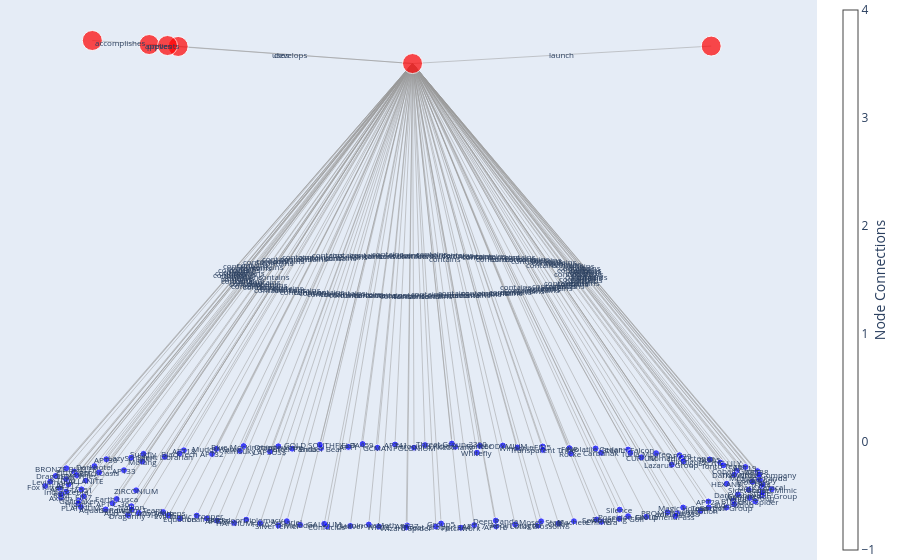

Notebook cell for this chart:
### Code cell
import networkx as nx
import plotly.graph_objects as go

# Create an empty directed graph
G = nx.DiGraph()

# Add nodes to the graph, each node representing a DataFrame
dfs = [mitre_attack_groups, mitre_campaigns, mitre_enterprise_mitigation,
       mitre_enterprise_tactics, mitre_enterprise_techniques, mitre_software]

for df in dfs:
    G.add_node(df.index.name, label=df.index.name, size=20)  # Using DataFrame index name as node label and setting size

# Establish relationships between nodes
# For example, connecting software and techniques, and attack_groups and software
G.add_edge('software', 'techniques', relationship='applies')
G.add_edge('attack_groups', 'software', relationship='develops')
G.add_edge('attack_groups', 'campaigns', relationship='launch')
G.add_edge('techniques', 'tactics', relationship='accomplishes')
G.add_edge('mitigation', 'techniques', relationship='prevents')
G.add_edge('attack_groups', 'techniques', relationship='uses')

# Add subnodes for 'attack_groups' based on the mitre_attack_groups DataFrame
attack_groups_df = mitre_attack_groups
for subnode in attack_groups_df.index:
    G.add_node(subnode, label=subnode, name=attack_groups_df.loc[subnode, 'Name'], size=7, color='blue')  # Setting size, color for subnodes
    G.add_edge('attack_groups', subnode, relationship='contains')

# Define node positions for the layout
pos = nx.spring_layout(G, seed=42)

# Decrease the distance between main nodes and subnodes
for subnode in attack_groups_df.index:
    pos[subnode][1] -= 10  # Adjust this value to control the distance

# Create edge trace
edge_x = []
edge_y = []
edge_text = []  # To store the relationship annotations
for edge in G.edges(data=True):
    x0, y0 = pos[edge[0]]
    x1, y1 = pos[edge[1]]
    edge_x += [x0, x1, None]
    edge_y += [y0, y1, None]
    edge_text.append(edge[2]['relationship'])  # Add the relationship annotation

edge_trace = go.Scatter(
    x=edge_x, y=edge_y,
    line=dict(width=0.5, color='#999'),
    hoverinfo='none',
    mode='lines')

# Create node trace
node_x = []
node_y = []
node_size = []
node_color = []
node_text = []  # To store the node labels
for node, pos_value in pos.items():
    x, y = pos_value
    node_x.append(x)
    node_y.append(y)
    size = G.nodes[node].get("size", 10)
    color = G.nodes[node].get("color", 'red')
    node_size.append(size)
    node_color.append(color)
    label = G.nodes[node].get("label", "")
    node_text.append(f'{label}')

# Add annotations for subnodes based on the 'Name' column in the DataFrame
annotations = []
for subnode in attack_groups_df.index:
    x, y = pos[subnode]
    name = G.nodes[subnode]['name']
    size = G.nodes[subnode].get("size", 10)
    color = G.nodes[subnode].get("color", 'red')
    node_size.append(size)
    node_color.append(color)
    node_text.append(f'{name}')
    annotations.append(dict(
        x=x,
        y=y,
        text=name,
        showarrow=False,
        font=dict(size=8)
    ))

node_trace = go.Scatter(
    x=node_x, y=node_y,
    mode='markers',
    hoverinfo='text',
    marker=dict(
        showscale=True,
        colorscale='Blues',  # Change the color scale to blue
        size=node_size,  # Set size based on node size
        color=node_color,  # Set color based on node color
        colorbar=dict(
            thickness=15,
            title='Node Connections',
            xanchor='left',
            titleside='right'
        )
    )
)

# Set node attributes
node_trace.text = node_text

# Create annotations for relationships
for edge, text in zip(G.edges(), edge_text):
    x0, y0 = pos[edge[0]]
    x1, y1 = pos[edge[1]]
    annotations.append(dict(
        x=(x0 + x1) / 2,
        y=(y0 + y1) / 2,
        text=text,
        showarrow=False,
        font=dict(size=8)
    ))

# Update layout to include annotations
layout = go.Layout(
    showlegend=False,
    hovermode='closest',
    margin=dict(b=0, l=0, r=0, t=0),
    xaxis=dict(showgrid=False, zeroline=False, showticklabels=False),
    yaxis=dict(showgrid=False, zeroline=False, showticklabels=False),
    annotations=annotations
)

# Create figure
fig = go.Figure(
    data=[edge_trace, node_trace],
    layout=layout
)

# Show the figure
fig.show()

### Figure 1 — Plotly figure (JSON) as saved in the notebook; plotly's stock layout.template omitted (floating-point values rounded to 4 significant figures; data arrays with more than 128 entries replaced by an {"elided": "..."} marker saying what was removed)
{"data": [{"hoverinfo": "none", "line": {"color": "#999", "width": 0.5}, "mode": "lines", "type": "scatter", "x": {"elided": "432 float values"}, "y": {"elided": "432 float values"}}, {"hoverinfo": "text", "marker": {"color": {"elided": "282 str values"}, "colorbar": {"thickness": 15, "title": {"side": "right", "text": "Node Connections"}, "xanchor": "left"}, "colorscale": [[0, "rgb(247,251,255)"], [0.125, "rgb(222,235,247)"], [0.25, "rgb(198,219,239)"], [0.375, "rgb(158,202,225)"], [0.5, "rgb(107,174,214)"], [0.625, "rgb(66,146,198)"], [0.75, "rgb(33,113,181)"], [0.875, "rgb(8,81,156)"], [1, "rgb(8,48,107)"]], "showscale": true, "size": {"elided": "282 int values"}}, "mode": "markers", "text": {"elided": "282 str values"}, "type": "scatter", "x": {"elided": "144 float values"}, "y": {"elided": "144 float values"}}], "layout": {"annotations": [{"font": {"size": 8}, "showarrow": false, "text": "admin@338", "x": 0.7362, "y": -10.65}, {"font": {"size": 8}, "showarrow": false, "text": "Ajax Security Team", "x": -0.7409, "y": -10.64}, {"font": {"size": 8}, "showarrow": false, "text": "ALLANITE", "x": -0.8864, "y": -9.877}, {"font": {"size": 8}, "showarrow": false, "text": "Andariel", "x": -0.3347, "y": -10.84}, {"font": {"size": 8}, "showarrow": false, "text": "Aoqin Dragon", "x": 0.2917, "y": -10.92}, {"font": {"size": 8}, "showarrow": false, "text": "APT-C-36", "x": -0.8129, "y": -10.41}, {"font": {"size": 8}, "showarrow": false, "text": "APT1", "x": -0.1658, "y": -9.08}, {"font": {"size": 8}, "showarrow": false, "text": "APT12", "x": -0.934, "y": -9.965}, {"font": {"size": 8}, "showarrow": false, "text": "APT16", "x": 0.2394, "y": -10.96}, {"font": {"size": 8}, "showarrow": false, "text": "APT17", "x": 0.1795, "y": -10.93}, {"font": {"size": 8}, "showarrow": false, "text": "APT18", "x": -0.6173, "y": -9.159}, {"font": {"size": 8}, "showarrow": false, "text": "APT19", "x": 0.9236, "y": -9.556}, {"font": {"size": 8}, "showarrow": false, "text": "APT28", "x": -0.526, "y": -10.83}, {"font": {"size": 8}, "showarrow": false, "text": "APT29", "x": 0.8221, "y": -10.37}, {"font": {"size": 8}, "showarrow": false, "text": "APT3", "x": -0.9578, "y": -10.06}, {"font": {"size": 8}, "showarrow": false, "text": "APT30", "x": -0.83, "y": -9.371}, {"font": {"size": 8}, "showarrow": false, "text": "APT32", "x": -0.5399, "y": -9.246}, {"font": {"size": 8}, "showarrow": false, "text": "APT33", "x": -0.7817, "y": -9.63}, {"font": {"size": 8}, "showarrow": false, "text": "APT37", "x": -0.004738, "y": -10.94}, {"font": {"size": 8}, "showarrow": false, "text": "APT38", "x": 0.9567, "y": -9.652}, {"font": {"size": 8}, "showarrow": false, "text": "APT39", "x": 0.7431, "y": -9.276}, {"font": {"size": 8}, "showarrow": false, "text": "APT41", "x": -0.03789, "y": -9.022}, {"font": {"size": 8}, "showarrow": false, "text": "Aquatic Panda", "x": -0.832, "y": -10.56}, {"font": {"size": 8}, "showarrow": false, "text": "Axiom", "x": -0.9546, "y": -10.28}, {"font": {"size": 8}, "showarrow": false, "text": "BackdoorDiplomacy", "x": -0.4462, "y": -10.8}, {"font": {"size": 8}, "showarrow": false, "text": "BITTER", "x": 0.8911, "y": -10.35}, {"font": {"size": 8}, "showarrow": false, "text": "BlackOasis", "x": -0.85, "y": -9.683}, {"font": {"size": 8}, "showarrow": false, "text": "BlackTech", "x": -0.6294, "y": -9.235}, {"font": {"size": 8}, "showarrow": false, "text": "Blue Mockingbird", "x": -0.4534, "y": -9.06}, {"font": {"size": 8}, "showarrow": false, "text": "Bouncing Golf", "x": 0.5778, "y": -10.78}, {"font": {"size": 8}, "showarrow": false, "text": "BRONZE BUTLER", "x": -0.9399, "y": -9.586}, {"font": {"size": 8}, "showarrow": false, "text": "Carbanak", "x": 0.5277, "y": -9.218}, {"font": {"size": 8}, "showarrow": false, "text": "Chimera", "x": 0.5283, "y": -10.85}, {"font": {"size": 8}, "showarrow": false, "text": "Cleaver", "x": -0.1604, "y": -10.95}, {"font": {"size": 8}, "showarrow": false, "text": "Cobalt Group", "x": 0.8999, "y": -9.642}, {"font": {"size": 8}, "showarrow": false, "text": "Confucius", "x": -0.2247, "y": -10.96}, {"font": {"size": 8}, "showarrow": false, "text": "CopyKittens", "x": -0.6743, "y": -10.62}, {"font": {"size": 8}, "showarrow": false, "text": "CURIUM", "x": 0.6383, "y": -9.327}, {"font": {"size": 8}, "showarrow": false, "text": "Dark Caracal", "x": 0.9687, "y": -10.02}, {"font": {"size": 8}, "showarrow": false, "text": "Darkhotel", "x": -0.8629, "y": -9.533}, {"font": {"size": 8}, "showarrow": false, "text": "DarkHydrus", "x": 0.8929, "y": -9.74}, {"font": {"size": 8}, "showarrow": false, "text": "DarkVishnya", "x": 0.9032, "y": -10.2}, {"font": {"size": 8}, "showarrow": false, "text": "Deep Panda", "x": 0.2386, "y": -10.82}, {"font": {"size": 8}, "showarrow": false, "text": "Dragonfly", "x": -0.7707, "y": -10.69}, {"font": {"size": 8}, "showarrow": false, "text": "DragonOK", "x": -0.9693, "y": -9.767}, {"font": {"size": 8}, "showarrow": false, "text": "Earth Lusca", "x": -0.8016, "y": -10.31}, {"font": {"size": 8}, "showarrow": false, "text": "Elderwood", "x": 0.8928, "y": -10.44}, {"font": {"size": 8}, "showarrow": false, "text": "Ember Bear", "x": -0.2408, "y": -9.107}, {"font": {"size": 8}, "showarrow": false, "text": "Equation", "x": -0.6284, "y": -10.78}, {"font": {"size": 8}, "showarrow": false, "text": "Evilnum", "x": -0.6591, "y": -10.7}, {"font": {"size": 8}, "showarrow": false, "text": "EXOTIC LILY", "x": 0.8547, "y": -9.449}, {"font": {"size": 8}, "showarrow": false, "text": "Ferocious Kitten", "x": 0.04446, "y": -9.036}, {"font": {"size": 8}, "showarrow": false, "text": "FIN10", "x": 0.6516, "y": -10.73}, {"font": {"size": 8}, "showarrow": false, "text": "FIN4", "x": 0.9707, "y": -9.959}, {"font": {"size": 8}, "showarrow": false, "text": "FIN5", "x": 0.3674, "y": -9.07}, {"font": {"size": 8}, "showarrow": false, "text": "FIN6", "x": -0.408, "y": -10.89}, {"font": {"size": 8}, "showarrow": false, "text": "FIN7", "x": -0.8922, "y": -10.25}, {"font": {"size": 8}, "showarrow": false, "text": "FIN8", "x": 0.4407, "y": -9.108}, {"font": {"size": 8}, "showarrow": false, "text": "Fox Kitten", "x": -0.9978, "y": -10.01}, {"font": {"size": 8}, "showarrow": false, "text": "GALLIUM", "x": -0.2321, "y": -10.9}, {"font": {"size": 8}, "showarrow": false, "text": "Gallmaker", "x": -0.9052, "y": -10.35}, {"font": {"size": 8}, "showarrow": false, "text": "Gamaredon Group", "x": 0.9695, "y": -10.23}, {"font": {"size": 8}, "showarrow": false, "text": "GCMAN", "x": -0.086, "y": -9.098}, {"font": {"size": 8}, "showarrow": false, "text": "GOLD SOUTHFIELD", "x": -0.2442, "y": -9.027}, {"font": {"size": 8}, "showarrow": false, "text": "Gorgon Group", "x": 0.8716, "y": -10.51}, {"font": {"size": 8}, "showarrow": false, "text": "Group5", "x": 0.08858, "y": -10.89}, {"font": {"size": 8}, "showarrow": false, "text": "HAFNIUM", "x": -0.4794, "y": -10.88}, {"font": {"size": 8}, "showarrow": false, "text": "HEXANE", "x": 0.8723, "y": -9.951}, {"font": {"size": 8}, "showarrow": false, "text": "Higaisa", "x": -0.9071, "y": -10.42}, {"font": {"size": 8}, "showarrow": false, "text": "Inception", "x": 0.8005, "y": -10.59}, {"font": {"size": 8}, "showarrow": false, "text": "IndigoZebra", "x": -0.9401, "y": -10.14}, {"font": {"size": 8}, "showarrow": false, "text": "Indrik Spider", "x": 0.9505, "y": -10.37}, {"font": {"size": 8}, "showarrow": false, "text": "Ke3chang", "x": 0.1273, "y": -9.075}, {"font": {"size": 8}, "showarrow": false, "text": "Kimsuky", "x": -0.4634, "y": -9.174}, {"font": {"size": 8}, "showarrow": false, "text": "LAPSUS$", "x": -0.381, "y": -9.188}, {"font": {"size": 8}, "showarrow": false, "text": "Lazarus Group", "x": 0.7217, "y": -9.5}, {"font": {"size": 8}, "showarrow": false, "text": "LazyScripter", "x": -0.762, "y": -9.335}, {"font": {"size": 8}, "showarrow": false, "text": "Leafminer", "x": -0.5545, "y": -10.77}, {"font": {"size": 8}, "showarrow": false, "text": "Leviathan", "x": -0.9841, "y": -9.9}, {"font": {"size": 8}, "showarrow": false, "text": "Lotus Blossom", "x": 0.3543, "y": -10.94}, {"font": {"size": 8}, "showarrow": false, "text": "LuminousMoth", "x": -0.1097, "y": -10.92}, {"font": {"size": 8}, "showarrow": false, "text": "Machete", "x": 0.4531, "y": -10.84}, {"font": {"size": 8}, "showarrow": false, "text": "Magic Hound", "x": 0.7528, "y": -10.51}, {"font": {"size": 8}, "showarrow": false, "text": "menuPass", "x": 0.7315, "y": -10.72}, {"font": {"size": 8}, "showarrow": false, "text": "Metador", "x": -0.2984, "y": -10.92}, {"font": {"size": 8}, "showarrow": false, "text": "Moafee", "x": 0.6786, "y": -9.228}, {"font": {"size": 8}, "showarrow": false, "text": "Mofang", "x": -0.7309, "y": -9.425}, {"font": {"size": 8}, "showarrow": false, "text": "Molerats", "x": 0.9429, "y": -9.904}, {"font": {"size": 8}, "showarrow": false, "text": "Moses Staff", "x": 0.3632, "y": -10.84}, {"font": {"size": 8}, "showarrow": false, "text": "MuddyWater", "x": -0.5281, "y": -9.128}, {"font": {"size": 8}, "showarrow": false, "text": "Mustang Panda", "x": 0.9593, "y": -9.799}, {"font": {"size": 8}, "showarrow": false, "text": "Naikon", "x": -0.7614, "y": -10.48}, {"font": {"size": 8}, "showarrow": false, "text": "NEODYMIUM", "x": 0.258, "y": -9.047}, {"font": {"size": 8}, "showarrow": false, "text": "Nomadic Octopus", "x": 0.7488, "y": -9.338}, {"font": {"size": 8}, "showarrow": false, "text": "OilRig", "x": 0.411, "y": -10.89}, {"font": {"size": 8}, "showarrow": false, "text": "Orangeworm", "x": -0.3581, "y": -9.065}, {"font": {"size": 8}, "showarrow": false, "text": "Patchwork", "x": 0.1428, "y": -10.99}, {"font": {"size": 8}, "showarrow": false, "text": "PittyTiger", "x": -0.9183, "y": -9.661}, {"font": {"size": 8}, "showarrow": false, "text": "PLATINUM", "x": -0.8998, "y": -10.5}, {"font": {"size": 8}, "showarrow": false, "text": "POLONIUM", "x": 0.01429, "y": -9.096}, {"font": {"size": 8}, "showarrow": false, "text": "Poseidon Group", "x": 0.6018, "y": -10.72}, {"font": {"size": 8}, "showarrow": false, "text": "PROMETHIUM", "x": 0.7098, "y": -10.63}, {"font": {"size": 8}, "showarrow": false, "text": "Putter Panda", "x": -0.3201, "y": -9.121}, {"font": {"size": 8}, "showarrow": false, "text": "Rancor", "x": 0.195, "y": -9.055}, {"font": {"size": 8}, "showarrow": false, "text": "Rocke", "x": 0.4448, "y": -9.233}, {"font": {"size": 8}, "showarrow": false, "text": "RTM", "x": -0.9544, "y": -10.2}, {"font": {"size": 8}, "showarrow": false, "text": "Sandworm Team", "x": -0.7604, "y": -10.56}, {"font": {"size": 8}, "showarrow": false, "text": "Scarlet Mimic", "x": 0.9961, "y": -10.08}, {"font": {"size": 8}, "showarrow": false, "text": "SideCopy", "x": 0.9634, "y": -9.856}, {"font": {"size": 8}, "showarrow": false, "text": "Sidewinder", "x": 0.9327, "y": -10.09}, {"font": {"size": 8}, "showarrow": false, "text": "Silence", "x": 0.5787, "y": -10.56}, {"font": {"size": 8}, "showarrow": false, "text": "Silent Librarian", "x": -0.6697, "y": -9.314}, {"font": {"size": 8}, "showarrow": false, "text": "SilverTerrier", "x": -0.3577, "y": -10.94}, {"font": {"size": 8}, "showarrow": false, "text": "Sowbug", "x": 0.5156, "y": -10.8}, {"font": {"size": 8}, "showarrow": false, "text": "Stealth Falcon", "x": 0.6018, "y": -9.142}, {"font": {"size": 8}, "showarrow": false, "text": "Strider", "x": 0.9699, "y": -10.16}, {"font": {"size": 8}, "showarrow": false, "text": "Suckfly", "x": -0.7281, "y": -9.243}, {"font": {"size": 8}, "showarrow": false, "text": "TA459", "x": -0.1269, "y": -9.011}, {"font": {"size": 8}, "showarrow": false, "text": "TA505", "x": 0.8257, "y": -9.376}, {"font": {"size": 8}, "showarrow": false, "text": "TA551", "x": -0.8984, "y": -10.08}, {"font": {"size": 8}, "showarrow": false, "text": "TeamTNT", "x": 0.8229, "y": -10.51}, {"font": {"size": 8}, "showarrow": false, "text": "TEMP.Veles", "x": -0.9112, "y": -9.748}, {"font": {"size": 8}, "showarrow": false, "text": "The White Company", "x": 0.9617, "y": -9.734}, {"font": {"size": 8}, "showarrow": false, "text": "Threat Group-1314", "x": 0.07441, "y": -10.97}, {"font": {"size": 8}, "showarrow": false, "text": "Threat Group-3390", "x": 0.1181, "y": -9}, {"font": {"size": 8}, "showarrow": false, "text": "Thrip", "x": -0.9406, "y": -9.842}, {"font": {"size": 8}, "showarrow": false, "text": "Tonto Team", "x": 0.8632, "y": -9.515}, {"font": {"size": 8}, "showarrow": false, "text": "Transparent Tribe", "x": 0.368, "y": -9.15}, {"font": {"size": 8}, "showarrow": false, "text": "Tropic Trooper", "x": -0.5818, "y": -10.71}, {"font": {"size": 8}, "showarrow": false, "text": "Turla", "x": 0.6079, "y": -9.223}, {"font": {"size": 8}, "showarrow": false, "text": "Volatile Cedar", "x": 0.5125, "y": -9.117}, {"font": {"size": 8}, "showarrow": false, "text": "Whitefly", "x": 0.1869, "y": -9.215}, {"font": {"size": 8}, "showarrow": false, "text": "Windigo", "x": 0.7538, "y": -9.421}, {"font": {"size": 8}, "showarrow": false, "text": "Windshift", "x": 0.2982, "y": -9.093}, {"font": {"size": 8}, "showarrow": false, "text": "Winnti Group", "x": 0.9359, "y": -10.29}, {"font": {"size": 8}, "showarrow": false, "text": "WIRTE", "x": -0.08214, "y": -10.97}, {"font": {"size": 8}, "showarrow": false, "text": "Wizard Spider", "x": -0.007129, "y": -10.99}, {"font": {"size": 8}, "showarrow": false, "text": "ZIRCONIUM", "x": -0.7484, "y": -10.11}, {"font": {"size": 8}, "showarrow": false, "text": "develops", "x": -0.326, "y": 0.2098}, {"font": {"size": 8}, "showarrow": false, "text": "launch", "x": 0.42, "y": 0.2032}, {"font": {"size": 8}, "showarrow": false, "text": "uses", "x": -0.3511, "y": 0.2217}, {"font": {"size": 8}, "showarrow": false, "text": "contains", "x": 0.3732, "y": -5.328}, {"font": {"size": 8}, "showarrow": false, "text": "contains", "x": -0.3653, "y": -5.323}, {"font": {"size": 8}, "showarrow": false, "text": "contains", "x": -0.4381, "y": -4.94}, {"font": {"size": 8}, "showarrow": false, "text": "contains", "x": -0.1622, "y": -5.421}, {"font": {"size": 8}, "showarrow": false, "text": "contains", "x": 0.151, "y": -5.459}, {"font": {"size": 8}, "showarrow": false, "text": "contains", "x": -0.4013, "y": -5.208}, {"font": {"size": 8}, "showarrow": false, "text": "contains", "x": -0.07781, "y": -4.541}, {"font": {"size": 8}, "showarrow": false, "text": "contains", "x": -0.4619, "y": -4.984}, {"font": {"size": 8}, "showarrow": false, "text": "contains", "x": 0.1248, "y": -5.481}, {"font": {"size": 8}, "showarrow": false, "text": "contains", "x": 0.09488, "y": -5.467}, {"font": {"size": 8}, "showarrow": false, "text": "contains", "x": -0.3035, "y": -4.581}, {"font": {"size": 8}, "showarrow": false, "text": "contains", "x": 0.4669, "y": -4.78}, {"font": {"size": 8}, "showarrow": false, "text": "contains", "x": -0.2579, "y": -5.415}, {"font": {"size": 8}, "showarrow": false, "text": "contains", "x": 0.4162, "y": -5.188}, {"font": {"size": 8}, "showarrow": false, "text": "contains", "x": -0.4738, "y": -5.031}, {"font": {"size": 8}, "showarrow": false, "text": "contains", "x": -0.4099, "y": -4.687}, {"font": {"size": 8}, "showarrow": false, "text": "contains", "x": -0.2649, "y": -4.625}, {"font": {"size": 8}, "showarrow": false, "text": "contains", "x": -0.3857, "y": -4.817}, {"font": {"size": 8}, "showarrow": false, "text": "contains", "x": 0.00274, "y": -5.471}, {"font": {"size": 8}, "showarrow": false, "text": "contains", "x": 0.4834, "y": -4.828}, {"font": {"size": 8}, "showarrow": false, "text": "contains", "x": 0.3767, "y": -4.64}, {"font": {"size": 8}, "showarrow": false, "text": "contains", "x": -0.01383, "y": -4.513}, {"font": {"size": 8}, "showarrow": false, "text": "contains", "x": -0.4109, "y": -5.281}, {"font": {"size": 8}, "showarrow": false, "text": "contains", "x": -0.4722, "y": -5.141}, {"font": {"size": 8}, "showarrow": false, "text": "contains", "x": -0.218, "y": -5.402}, {"font": {"size": 8}, "showarrow": false, "text": "contains", "x": 0.4507, "y": -5.177}, {"font": {"size": 8}, "showarrow": false, "text": "contains", "x": -0.4199, "y": -4.843}, {"font": {"size": 8}, "showarrow": false, "text": "contains", "x": -0.3096, "y": -4.619}, {"font": {"size": 8}, "showarrow": false, "text": "contains", "x": -0.2216, "y": -4.531}, {"font": {"size": 8}, "showarrow": false, "text": "contains", "x": 0.294, "y": -5.392}, {"font": {"size": 8}, "showarrow": false, "text": "contains", "x": -0.4648, "y": -4.795}, {"font": {"size": 8}, "showarrow": false, "text": "contains", "x": 0.269, "y": -4.611}, {"font": {"size": 8}, "showarrow": false, "text": "contains", "x": 0.2693, "y": -5.428}, {"font": {"size": 8}, "showarrow": false, "text": "contains", "x": -0.07511, "y": -5.477}, {"font": {"size": 8}, "showarrow": false, "text": "contains", "x": 0.455, "y": -4.823}, {"font": {"size": 8}, "showarrow": false, "text": "contains", "x": -0.1072, "y": -5.482}, {"font": {"size": 8}, "showarrow": false, "text": "contains", "x": -0.332, "y": -5.312}, {"font": {"size": 8}, "showarrow": false, "text": "contains", "x": 0.3242, "y": -4.665}, {"font": {"size": 8}, "showarrow": false, "text": "contains", "x": 0.4895, "y": -5.011}, {"font": {"size": 8}, "showarrow": false, "text": "contains", "x": -0.4263, "y": -4.768}, {"font": {"size": 8}, "showarrow": false, "text": "contains", "x": 0.4516, "y": -4.872}, {"font": {"size": 8}, "showarrow": false, "text": "contains", "x": 0.4567, "y": -5.104}, {"font": {"size": 8}, "showarrow": false, "text": "contains", "x": 0.1244, "y": -5.414}, {"font": {"size": 8}, "showarrow": false, "text": "contains", "x": -0.3803, "y": -5.348}, {"font": {"size": 8}, "showarrow": false, "text": "contains", "x": -0.4795, "y": -4.885}, {"font": {"size": 8}, "showarrow": false, "text": "contains", "x": -0.3957, "y": -5.158}, {"font": {"size": 8}, "showarrow": false, "text": "contains", "x": 0.4515, "y": -5.222}, {"font": {"size": 8}, "showarrow": false, "text": "contains", "x": -0.1153, "y": -4.555}, {"font": {"size": 8}, "showarrow": false, "text": "contains", "x": -0.3091, "y": -5.389}, {"font": {"size": 8}, "showarrow": false, "text": "contains", "x": -0.3245, "y": -5.352}, {"font": {"size": 8}, "showarrow": false, "text": "contains", "x": 0.4325, "y": -4.726}, {"font": {"size": 8}, "showarrow": false, "text": "contains", "x": 0.02734, "y": -4.52}, {"font": {"size": 8}, "showarrow": false, "text": "contains", "x": 0.3309, "y": -5.369}, {"font": {"size": 8}, "showarrow": false, "text": "contains", "x": 0.4904, "y": -4.981}, {"font": {"size": 8}, "showarrow": false, "text": "contains", "x": 0.1888, "y": -4.537}, {"font": {"size": 8}, "showarrow": false, "text": "contains", "x": -0.1989, "y": -5.445}, {"font": {"size": 8}, "showarrow": false, "text": "contains", "x": -0.441, "y": -5.128}, {"font": {"size": 8}, "showarrow": false, "text": "contains", "x": 0.2255, "y": -4.556}, {"font": {"size": 8}, "showarrow": false, "text": "contains", "x": -0.4938, "y": -5.004}, {"font": {"size": 8}, "showarrow": false, "text": "contains", "x": -0.1109, "y": -5.452}, {"font": {"size": 8}, "showarrow": false, "text": "contains", "x": -0.4475, "y": -5.176}, {"font": {"size": 8}, "showarrow": false, "text": "contains", "x": 0.4898, "y": -5.116}, {"font": {"size": 8}, "showarrow": false, "text": "contains", "x": -0.03789, "y": -4.551}, {"font": {"size": 8}, "showarrow": false, "text": "contains", "x": -0.117, "y": -4.515}, {"font": {"size": 8}, "showarrow": false, "text": "contains", "x": 0.4409, "y": -5.258}, {"font": {"size": 8}, "showarrow": false, "text": "contains", "x": 0.0494, "y": -5.448}, {"font": {"size": 8}, "showarrow": false, "text": "contains", "x": -0.2346, "y": -5.441}, {"font": {"size": 8}, "showarrow": false, "text": "contains", "x": 0.4413, "y": -4.977}, {"font": {"size": 8}, "showarrow": false, "text": "contains", "x": -0.4485, "y": -5.211}, {"font": {"size": 8}, "showarrow": false, "text": "contains", "x": 0.4054, "y": -5.299}, {"font": {"size": 8}, "showarrow": false, "text": "contains", "x": -0.465, "y": -5.071}, {"font": {"size": 8}, "showarrow": false, "text": "contains", "x": 0.4803, "y": -5.186}, {"font": {"size": 8}, "showarrow": false, "text": "contains", "x": 0.06875, "y": -4.539}, {"font": {"size": 8}, "showarrow": false, "text": "contains", "x": -0.2266, "y": -4.589}, {"font": {"size": 8}, "showarrow": false, "text": "contains", "x": -0.1854, "y": -4.596}, {"font": {"size": 8}, "showarrow": false, "text": "contains", "x": 0.366, "y": -4.752}, {"font": {"size": 8}, "showarrow": false, "text": "contains", "x": -0.3759, "y": -4.669}, {"font": {"size": 8}, "showarrow": false, "text": "contains", "x": -0.2721, "y": -5.389}, {"font": {"size": 8}, "showarrow": false, "text": "contains", "x": -0.4869, "y": -4.952}, {"font": {"size": 8}, "showarrow": false, "text": "contains", "x": 0.1823, "y": -5.472}, {"font": {"size": 8}, "showarrow": false, "text": "contains", "x": -0.04975, "y": -5.46}, {"font": {"size": 8}, "showarrow": false, "text": "contains", "x": 0.2317, "y": -5.421}, {"font": {"size": 8}, "showarrow": false, "text": "contains", "x": 0.3815, "y": -5.258}, {"font": {"size": 8}, "showarrow": false, "text": "contains", "x": 0.3709, "y": -5.36}, {"font": {"size": 8}, "showarrow": false, "text": "contains", "x": -0.1441, "y": -5.464}, {"font": {"size": 8}, "showarrow": false, "text": "contains", "x": 0.3444, "y": -4.615}, {"font": {"size": 8}, "showarrow": false, "text": "contains", "x": -0.3603, "y": -4.714}, {"font": {"size": 8}, "showarrow": false, "text": "contains", "x": 0.4766, "y": -4.954}, {"font": {"size": 8}, "showarrow": false, "text": "contains", "x": 0.1867, "y": -5.422}, {"font": {"size": 8}, "showarrow": false, "text": "contains", "x": -0.2589, "y": -4.565}, {"font": {"size": 8}, "showarrow": false, "text": "contains", "x": 0.4847, "y": -4.901}, {"font": {"size": 8}, "showarrow": false, "text": "contains", "x": -0.3756, "y": -5.244}, {"font": {"size": 8}, "showarrow": false, "text": "contains", "x": 0.1341, "y": -4.525}, {"font": {"size": 8}, "showarrow": false, "text": "contains", "x": 0.3795, "y": -4.671}, {"font": {"size": 8}, "showarrow": false, "text": "contains", "x": 0.2106, "y": -5.447}, {"font": {"size": 8}, "showarrow": false, "text": "contains", "x": -0.1739, "y": -4.534}, {"font": {"size": 8}, "showarrow": false, "text": "contains", "x": 0.0765, "y": -5.497}, {"font": {"size": 8}, "showarrow": false, "text": "contains", "x": -0.454, "y": -4.832}, {"font": {"size": 8}, "showarrow": false, "text": "contains", "x": -0.4448, "y": -5.253}, {"font": {"size": 8}, "showarrow": false, "text": "contains", "x": 0.01226, "y": -4.55}, {"font": {"size": 8}, "showarrow": false, "text": "contains", "x": 0.306, "y": -5.362}, {"font": {"size": 8}, "showarrow": false, "text": "contains", "x": 0.36, "y": -5.316}, {"font": {"size": 8}, "showarrow": false, "text": "contains", "x": -0.1549, "y": -4.562}, {"font": {"size": 8}, "showarrow": false, "text": "contains", "x": 0.1026, "y": -4.529}, {"font": {"size": 8}, "showarrow": false, "text": "contains", "x": 0.2275, "y": -4.618}, {"font": {"size": 8}, "showarrow": false, "text": "contains", "x": -0.4721, "y": -5.1}, {"font": {"size": 8}, "showarrow": false, "text": "contains", "x": -0.3751, "y": -5.282}, {"font": {"size": 8}, "showarrow": false, "text": "contains", "x": 0.5031, "y": -5.042}, {"font": {"size": 8}, "showarrow": false, "text": "contains", "x": 0.4868, "y": -4.93}, {"font": {"size": 8}, "showarrow": false, "text": "contains", "x": 0.4715, "y": -5.048}, {"font": {"size": 8}, "showarrow": false, "text": "contains", "x": 0.2944, "y": -5.284}, {"font": {"size": 8}, "showarrow": false, "text": "contains", "x": -0.3297, "y": -4.659}, {"font": {"size": 8}, "showarrow": false, "text": "contains", "x": -0.1737, "y": -5.472}, {"font": {"size": 8}, "showarrow": false, "text": "contains", "x": 0.2629, "y": -5.401}, {"font": {"size": 8}, "showarrow": false, "text": "contains", "x": 0.306, "y": -4.573}, {"font": {"size": 8}, "showarrow": false, "text": "contains", "x": 0.4901, "y": -5.08}, {"font": {"size": 8}, "showarrow": false, "text": "contains", "x": -0.3589, "y": -4.623}, {"font": {"size": 8}, "showarrow": false, "text": "contains", "x": -0.05832, "y": -4.507}, {"font": {"size": 8}, "showarrow": false, "text": "contains", "x": 0.418, "y": -4.69}, {"font": {"size": 8}, "showarrow": false, "text": "contains", "x": -0.4441, "y": -5.044}, {"font": {"size": 8}, "showarrow": false, "text": "contains", "x": 0.4166, "y": -5.258}, {"font": {"size": 8}, "showarrow": false, "text": "contains", "x": -0.4505, "y": -4.876}, {"font": {"size": 8}, "showarrow": false, "text": "contains", "x": 0.4859, "y": -4.869}, {"font": {"size": 8}, "showarrow": false, "text": "contains", "x": 0.04231, "y": -5.484}, {"font": {"size": 8}, "showarrow": false, "text": "contains", "x": 0.06415, "y": -4.502}, {"font": {"size": 8}, "showarrow": false, "text": "contains", "x": -0.4652, "y": -4.923}, {"font": {"size": 8}, "showarrow": false, "text": "contains", "x": 0.4367, "y": -4.759}, {"font": {"size": 8}, "showarrow": false, "text": "contains", "x": 0.1891, "y": -4.577}, {"font": {"size": 8}, "showarrow": false, "text": "contains", "x": -0.2858, "y": -5.354}, {"font": {"size": 8}, "showarrow": false, "text": "contains", "x": 0.3091, "y": -4.613}, {"font": {"size": 8}, "showarrow": false, "text": "contains", "x": 0.2613, "y": -4.56}, {"font": {"size": 8}, "showarrow": false, "text": "contains", "x": 0.09857, "y": -4.609}, {"font": {"size": 8}, "showarrow": false, "text": "contains", "x": 0.382, "y": -4.712}, {"font": {"size": 8}, "showarrow": false, "text": "contains", "x": 0.1542, "y": -4.548}, {"font": {"size": 8}, "showarrow": false, "text": "contains", "x": 0.473, "y": -5.145}, {"font": {"size": 8}, "showarrow": false, "text": "contains", "x": -0.03596, "y": -5.485}, {"font": {"size": 8}, "showarrow": false, "text": "contains", "x": 0.001544, "y": -5.495}, {"font": {"size": 8}, "showarrow": false, "text": "contains", "x": -0.3691, "y": -5.055}, {"font": {"size": 8}, "showarrow": false, "text": "prevents", "x": -0.6727, "y": 0.4237}, {"font": {"size": 8}, "showarrow": false, "text": "accomplishes", "x": -0.7905, "y": 0.4945}, {"font": {"size": 8}, "showarrow": false, "text": "applies", "x": -0.6873, "y": 0.435}], "hovermode": "closest", "margin": {"b": 0, "l": 0, "r": 0, "t": 0}, "showlegend": false, "xaxis": {"showgrid": false, "showticklabels": false, "zeroline": false}, "yaxis": {"showgrid": false, "showticklabels": false, "zeroline": false}}}
